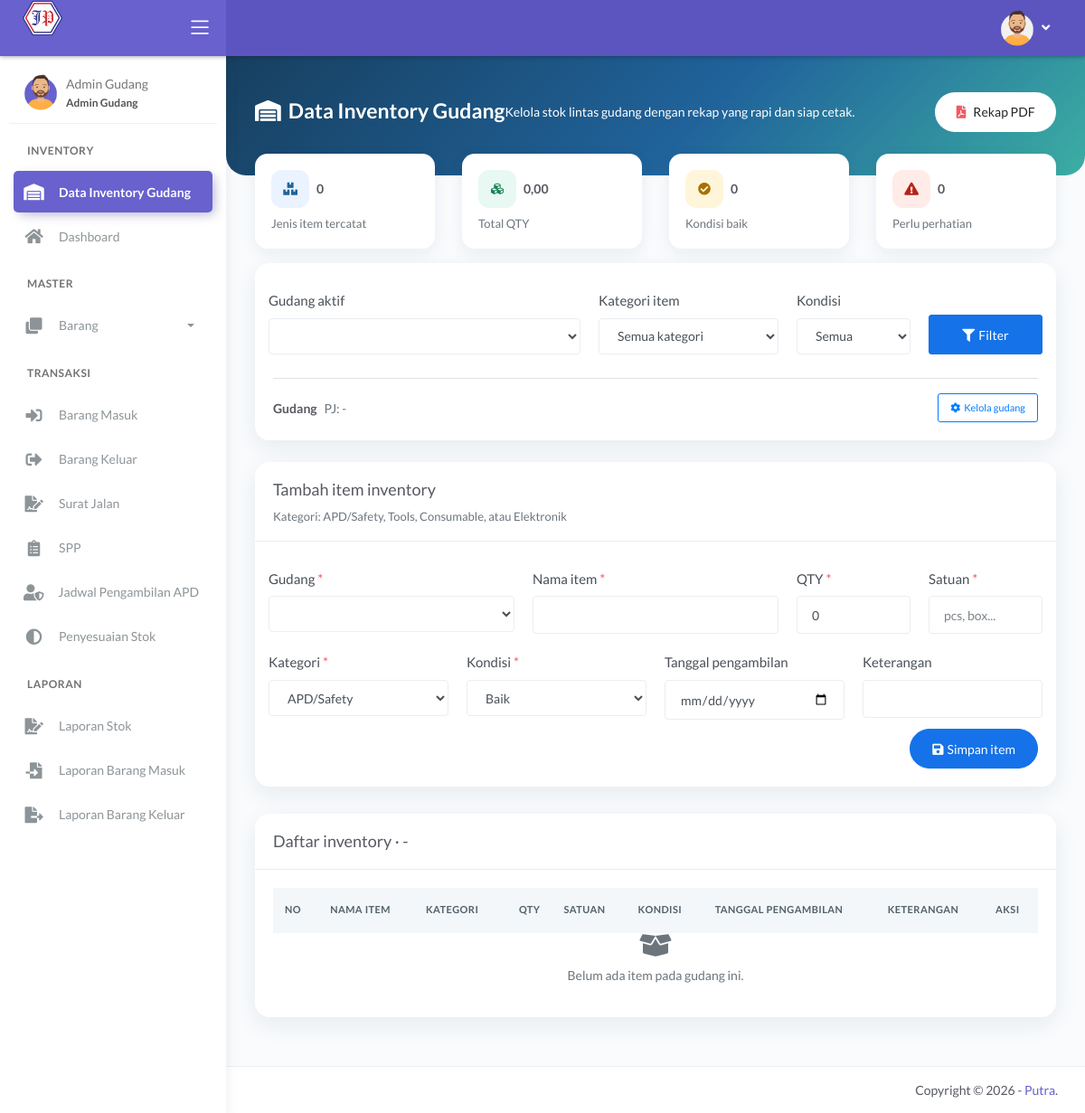
The app's page /main.php?module=inventory (signed in), older data.
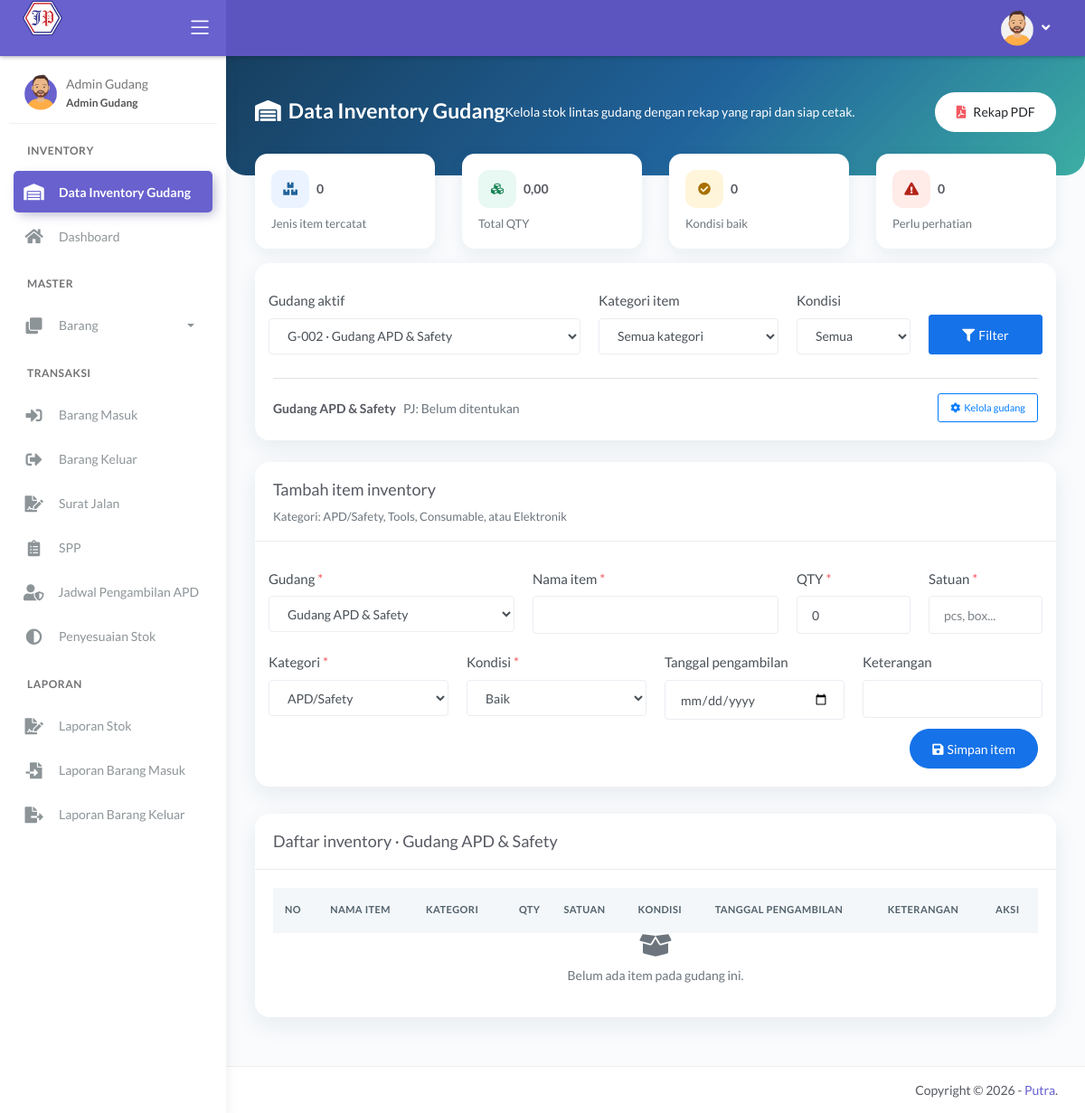
The same page, newer data.
### tables this page shows
CREATE TABLE IF NOT EXISTS `tbl_gudang` (
  `id_gudang` int(10) unsigned NOT NULL AUTO_INCREMENT,
  `kode_gudang` varchar(20) NOT NULL,
  `nama_gudang` varchar(100) NOT NULL,
  `penanggung_jawab` varchar(100) NOT NULL,
  `created_at` timestamp NOT NULL DEFAULT current_timestamp(),
  PRIMARY KEY (`id_gudang`),
  UNIQUE KEY `uq_gudang_kode` (`kode_gudang`)
);

### modules/inventory/tampil_data.php (the view, shortened to what the rows shown need)
<?php
function inventory_e($value)
{
  return htmlspecialchars((string) $value, ENT_QUOTES, 'UTF-8');
}
$selectedWarehouse = isset($_GET['gudang_id']) ? filter_var($_GET['gudang_id'], FILTER_VALIDATE_INT) : false;
$selectedWarehouse = $selectedWarehouse && $selectedWarehouse > 0 ? $selectedWarehouse : 0;
$warehouseResult = mysqli_query($mysqli, 'SELECT id_gudang, kode_gudang, nama_gudang, penanggung_jawab FROM tbl_gudang ORDER BY nama_gudang ASC');
$warehouses = array();
while ($warehouse = mysqli_fetch_assoc($warehouseResult)) {
  $warehouses[] = $warehouse;
}
if ($selectedWarehouse === 0 && count($warehouses) > 0) {
  $selectedWarehouse = (int) $warehouses[0]['id_gudang'];
}
$currentWarehouse = null;
foreach ($warehouses as $warehouse) {
  if ((int) $warehouse['id_gudang'] === $selectedWarehouse) {
    $currentWarehouse = $warehouse;
    break;
  }
}
?>
<div class="page-inner mt--5">
  <div class="card inventory-card mb-4">
    <div class="card-body">
      <div class="d-flex flex-wrap justify-content-between align-items-center border-top pt-3 mt-2">
        <div><strong><?php echo $currentWarehouse ? inventory_e($currentWarehouse['nama_gudang']) : 'Gudang'; ?></strong><span class="text-muted ml-2">PJ: <?php echo $currentWarehouse ? inventory_e($currentWarehouse['penanggung_jawab']) : '-'; ?></span></div>
      </div>
    </div>
  </div>
  <div class="card inventory-card mt-4">
    <div class="card-header"><h4 class="card-title mb-0">Daftar inventory · <?php echo $currentWarehouse ? inventory_e($currentWarehouse['nama_gudang']) : '-'; ?></h4></div>
    <div class="card-body"><div class="table-responsive"><table class="table inventory-table table-hover"><thead><tr><th>No</th><th>Nama item</th><th>Kategori</th><th class="text-right">QTY</th><th>Satuan</th><th>Kondisi</th><th>Tanggal pengambilan</th><th>Keterangan</th><th>Aksi</th></tr></thead></table></div></div>
  </div>
</div>

Row changes from the older to the newer data that the page shows:
added tbl_gudang: nama_gudang "Gudang APD & Safety", penanggung_jawab "Belum ditentukan"
Text that changed along with them:
form field gudang_id: (not shown) → "G-002 · Gudang APD & Safety"
form field gudang_id: (not shown) → "Gudang APD & Safety"
text no longer shown: "Gudang - -"
